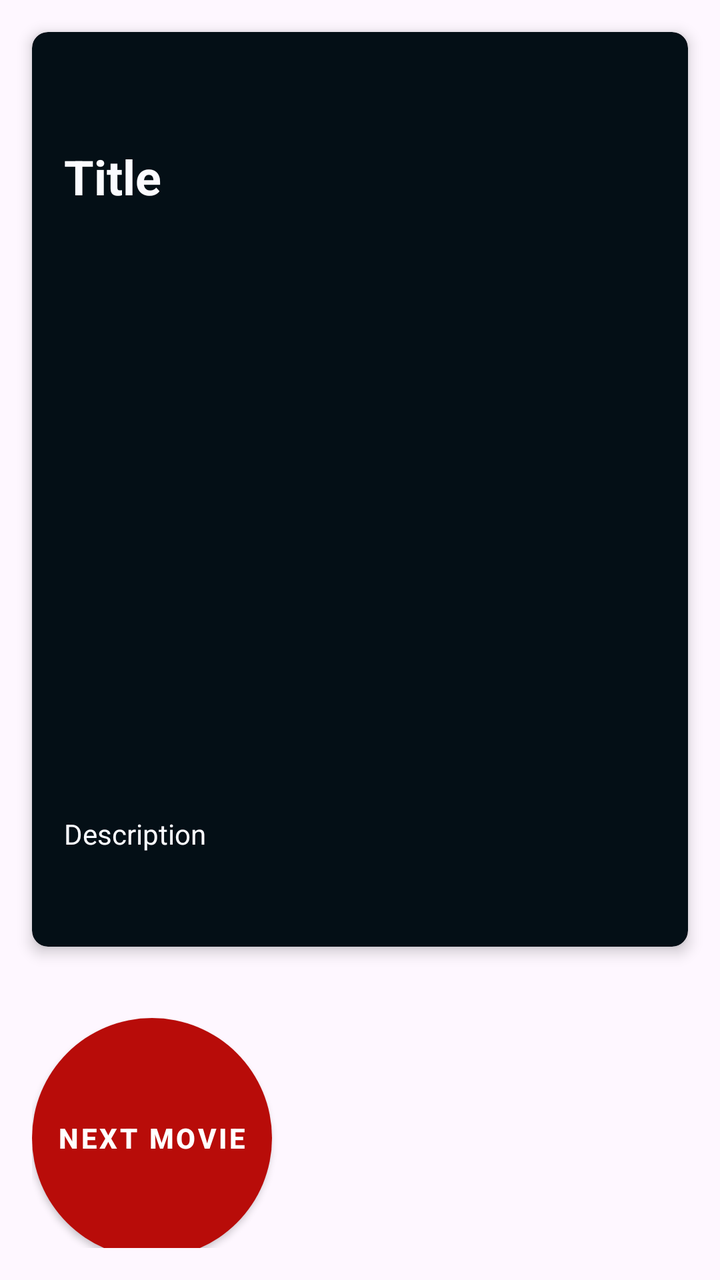
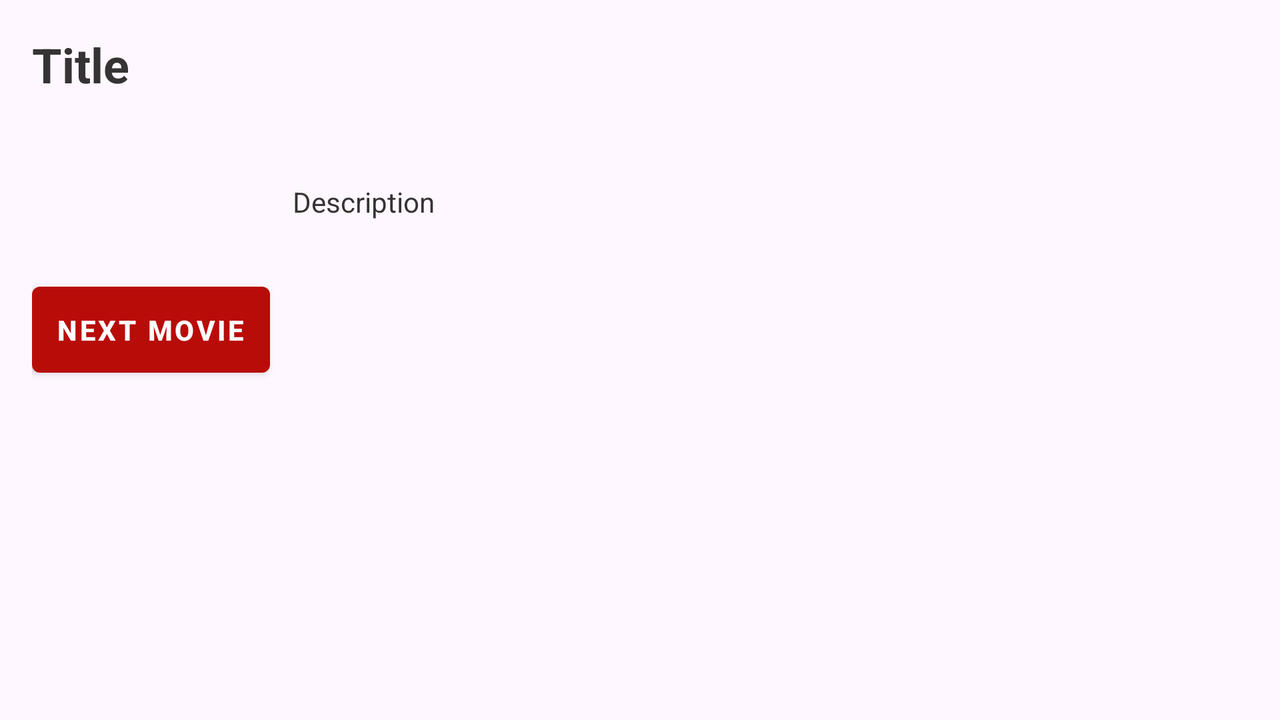

The same Android screen from two of the app's own layout files: first res/layout/ as a phone draws it, then the repository's variant for another configuration, drawn on a device whose configuration selects that folder. Both files follow.
<!-- AndroidManifest.xml: application theme Base.Theme.NyIlnämning -->
<!-- res/layout/fragment_random_movie.xml -->
<?xml version="1.0" encoding="utf-8"?>
<androidx.constraintlayout.widget.ConstraintLayout xmlns:android="http://schemas.android.com/apk/res/android"
    xmlns:app="http://schemas.android.com/apk/res-auto"
    xmlns:tools="http://schemas.android.com/tools"
    android:id="@+id/main"
    android:layout_width="match_parent"
    android:layout_height="match_parent">


    <androidx.cardview.widget.CardView
        android:id="@+id/cardView"
        android:layout_width="0dp"
        android:layout_height="wrap_content"
        android:layout_margin="16dp"
        android:layout_marginStart="16dp"
        android:layout_marginEnd="16dp"
        app:cardBackgroundColor="@color/background_color_2"
        app:cardCornerRadius="8dp"
        app:cardElevation="4dp"
        app:layout_constraintEnd_toEndOf="@id/buttonLayout"
        app:layout_constraintStart_toStartOf="parent"
        app:layout_constraintTop_toTopOf="parent">

        <LinearLayout
            android:layout_width="match_parent"
            android:layout_height="match_parent"
            android:orientation="vertical"
            android:padding="16dp">

            <TextView
                android:id="@+id/titleHeader"
                android:layout_width="match_parent"
                android:layout_height="wrap_content"
                android:layout_marginTop="40dp"
                android:text="@string/title"
                android:textColor="@color/font_color_card"
                android:textSize="24sp"
                android:textStyle="bold"
                app:layout_constraintEnd_toEndOf="parent"
                app:layout_constraintStart_toStartOf="parent"
                app:layout_constraintTop_toTopOf="parent" />

            <ImageView
                android:id="@+id/graphImage"
                android:layout_width="match_parent"
                android:layout_height="303dp"
                android:scaleType="fitCenter"
                tools:srcCompat="@tools:sample/backgrounds/scenic" />


            <LinearLayout
                android:layout_width="match_parent"
                android:layout_height="50dp"
                android:orientation="vertical">

                <ScrollView
                    android:layout_width="match_parent"
                    android:layout_height="match_parent">

                    <TextView
                        android:id="@+id/randomOverviewText"
                        android:layout_width="match_parent"
                        android:layout_height="match_parent"
                        android:text="@string/overview"
                        android:textColor="@color/font_color_card">

                    </TextView>
                </ScrollView>


            </LinearLayout>
        </LinearLayout>

    </androidx.cardview.widget.CardView>

    <LinearLayout
        android:id="@+id/buttonLayout"
        android:layout_width="match_parent"
        android:layout_height="match_parent"
        android:orientation="vertical"
        android:padding="16dp">
    <Button
        android:id="@+id/nextBtn"
        android:layout_width="120dp"
        android:layout_height="120dp"
        android:layout_marginTop="493dp"
        android:text="@string/randomize"
        android:background="@drawable/round_btn"
        app:layout_constraintEnd_toEndOf="parent"
        app:layout_constraintStart_toStartOf="parent"
        app:layout_constraintTop_toTopOf="parent" />
    </LinearLayout>
    <androidx.constraintlayout.widget.Guideline
        android:id="@+id/guideline"
        android:layout_width="wrap_content"
        android:layout_height="wrap_content"
        android:orientation="vertical"
        app:layout_constraintGuide_begin="20dp" />
</androidx.constraintlayout.widget.ConstraintLayout>
<!-- resources referenced by this layout -->
<resources>
  <color name="background_color_2">#040F16</color>
  <color name="font_color_card">#FBFBFF</color>
  <!-- drawable round_btn (drawable) -->
  <shape xmlns:android="http://schemas.android.com/apk/res/android" android:shape="oval">
      <solid android:color="@color/component_color" />
  </shape>
  <string name="overview">Description</string>
  <string name="randomize">Next movie</string>
  <string name="title">Title</string>
  <style name="Base.Theme.NyIlnämning" parent="Theme.Material3.DayNight.NoActionBar">
          
          
          <item name="materialButtonStyle">@style/button_style</item>
          <item name="editTextStyle">@style/CustomEditTextStyle</item>
          <item name="alertDialogTheme">@style/CustomAlertDialogTheme</item>
  
      </style>
  <color name="component_color">#B80C09</color>
  <style name="button_style" parent="Widget.MaterialComponents.Button">
          <item name="android:layout_width">match_parent</item>
          <item name="android:layout_height">wrap_content</item>
          <item name="android:textColor">@android:color/white</item>
          <item name="android:padding">12dp</item>
          <item name="android:gravity">center</item>
          <item name="android:textStyle">bold</item>
          <item name="backgroundTint">@color/component_color</item>
      </style>
  <style name="CustomEditTextStyle" parent="Widget.AppCompat.EditText">
          <item name="android:background">@drawable/edit_text_draw</item>
          <item name="android:padding">12dp</item>
          <item name="android:textColor">@color/font_color_active</item>
          <item name="android:textColorHint">@color/font_color_inactive</item>
      </style>
  <style name="CustomAlertDialogTheme" parent="ThemeOverlay.MaterialComponents.Dialog.Alert">
  
          <item name="colorPrimary">@color/component_color</item>
          <item name="colorOnPrimary">@color/component_color</item>
  
  
      </style>
  <color name="font_color_active">#353333</color>
  <color name="font_color_inactive">#B4B4B5</color>
</resources>
<!-- res/layout-land/fragment_random_movie.xml (the repository's variant of the layout above) -->
<!-- drawn on the phone turned sideways -->
<?xml version="1.0" encoding="utf-8"?>
<androidx.constraintlayout.widget.ConstraintLayout xmlns:android="http://schemas.android.com/apk/res/android"
    xmlns:app="http://schemas.android.com/apk/res-auto"
    xmlns:tools="http://schemas.android.com/tools"
    android:id="@+id/main"
    android:layout_width="match_parent"
    android:layout_height="match_parent">


    <LinearLayout
        android:id="@+id/leftSide"
        android:layout_width="0dp"
        android:layout_height="match_parent"
        android:orientation="vertical"
        app:layout_constraintStart_toStartOf="parent"
        app:layout_constraintTop_toTopOf="parent"
        app:layout_constraintEnd_toStartOf="@id/rightSide"
        app:layout_constraintBottom_toBottomOf="parent"
        android:padding="16dp">



        <TextView
            android:id="@+id/titleHeader"
            android:layout_width="wrap_content"
            android:layout_height="wrap_content"
            android:text="@string/title"
            android:textColor="@color/font_color_active"
            android:textSize="24sp"
            android:textStyle="bold"
            android:layout_marginBottom="16dp"/>


        <LinearLayout
            android:id="@+id/tabs"
            android:layout_width="332dp"
            android:layout_height="57dp"
            android:layout_marginTop="16dp"
            android:gravity="center"
            android:orientation="vertical"
            app:layout_constraintEnd_toEndOf="parent"
            app:layout_constraintStart_toStartOf="parent"
            app:layout_constraintTop_toBottomOf="@id/titleHeader">


            <ScrollView
                android:layout_width="wrap_content"
                android:layout_height="wrap_content"
                app:layout_constraintTop_toBottomOf="@id/tabs"
                app:layout_constraintStart_toStartOf="parent"
                app:layout_constraintEnd_toEndOf="parent"
                android:layout_marginBottom="16dp">

            <TextView
                android:id="@+id/randomOverviewText"
                android:layout_width="wrap_content"
                android:layout_height="wrap_content"
                android:text="@string/overview"
                android:textColor="@color/font_color_active" />
            </ScrollView>
        </LinearLayout>

        <Button
            android:id="@+id/nextBtn"
            android:layout_width="wrap_content"
            android:layout_height="wrap_content"
            android:text="@string/randomize"
            android:textColor="@android:color/white"
            app:backgroundTint="@color/component_color"/>
    </LinearLayout>

    <LinearLayout
        android:id="@+id/rightSide"
        android:layout_width="0dp"
        android:layout_height="match_parent"
        app:layout_constraintStart_toEndOf="@id/leftSide"
        app:layout_constraintTop_toTopOf="parent"
        app:layout_constraintEnd_toEndOf="parent"
        app:layout_constraintBottom_toBottomOf="parent">

    <ImageView
        android:id="@+id/graphImage"
        android:layout_width="match_parent"
        android:layout_height="match_parent"
        app:layout_constraintStart_toEndOf="@id/leftSide"
        app:layout_constraintTop_toTopOf="parent"
        app:layout_constraintEnd_toEndOf="parent"
        app:layout_constraintBottom_toBottomOf="parent"
        android:scaleType="fitCenter"
        tools:srcCompat="@tools:sample/backgrounds/scenic"/>
    </LinearLayout>

</androidx.constraintlayout.widget.ConstraintLayout>
<!-- resources referenced by the variant -->
<!-- as the phone turned sideways resolves them -->
<resources>
  <color name="component_color">#B80C09</color>
  <color name="font_color_active">#353333</color>
  <string name="overview">Description</string>
  <string name="randomize">Next movie</string>
  <string name="title">Title</string>
  <style name="Base.Theme.NyIlnämning" parent="Theme.Material3.DayNight.NoActionBar">
          
          
          <item name="materialButtonStyle">@style/button_style</item>
          <item name="editTextStyle">@style/CustomEditTextStyle</item>
          <item name="alertDialogTheme">@style/CustomAlertDialogTheme</item>
  
      </style>
  <style name="button_style" parent="Widget.MaterialComponents.Button">
          <item name="android:layout_width">match_parent</item>
          <item name="android:layout_height">wrap_content</item>
          <item name="android:textColor">@android:color/white</item>
          <item name="android:padding">12dp</item>
          <item name="android:gravity">center</item>
          <item name="android:textStyle">bold</item>
          <item name="backgroundTint">@color/component_color</item>
      </style>
  <style name="CustomEditTextStyle" parent="Widget.AppCompat.EditText">
          <item name="android:background">@drawable/edit_text_draw</item>
          <item name="android:padding">12dp</item>
          <item name="android:textColor">@color/font_color_active</item>
          <item name="android:textColorHint">@color/font_color_inactive</item>
      </style>
  <style name="CustomAlertDialogTheme" parent="ThemeOverlay.MaterialComponents.Dialog.Alert">
  
          <item name="colorPrimary">@color/component_color</item>
          <item name="colorOnPrimary">@color/component_color</item>
  
  
      </style>
  <color name="font_color_inactive">#B4B4B5</color>
</resources>
